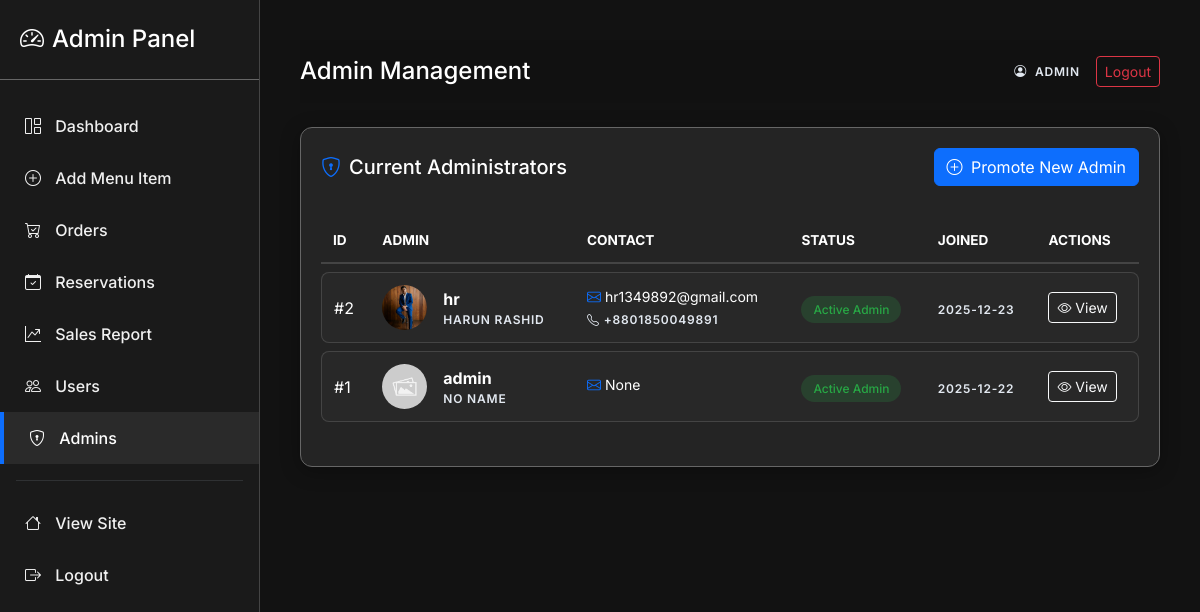
Screenshot of /admin/admins (signed in) with the database file from the repository.
### app.py (models this page shows)
class User(db.Model):
    id = db.Column(db.Integer, primary_key=True)
    username = db.Column(db.String(120), unique=True, nullable=False)
    member_id = db.Column(db.String(20), unique=True) # Custom ID
    email = db.Column(db.String(200), unique=True)
    password = db.Column(db.String(255), nullable=False)
    full_name = db.Column(db.String(200))
    phone = db.Column(db.String(50))
    address_district = db.Column(db.String(100))
    address_city = db.Column(db.String(100))
    address_street = db.Column(db.String(200))
    profile_image = db.Column(db.String(200))  # image filename
    reset_token = db.Column(db.String(100), nullable=True)
    reset_token_expiry = db.Column(db.DateTime, nullable=True)
    is_admin = db.Column(db.Boolean, default=False)
    email_verified = db.Column(db.Boolean, default=False)
    email_verification_code = db.Column(db.String(10), nullable=True)
    created_at = db.Column(db.DateTime, default=datetime.utcnow)
    orders = db.relationship('Order', backref='user', lazy=True)
    reservations = db.relationship('Reservation', backref='user', lazy=True)

### app.py (the view)
@app.route('/admin/admins')
@admin_required
def admin_admins():
    admins = User.query.filter_by(is_admin=True).order_by(User.id.desc()).all()
    users = User.query.filter_by(is_admin=False).order_by(User.username).all()
    return render_template('admin/admins.html', admins=admins, users=users)

### app.py (called while the page is built)
def admin_required(fn):
    @wraps(fn)
    def wrapper(*args, **kwargs):
        if not session.get('is_admin'):
            flash('Admin login required.')
            return redirect(url_for('admin_login'))
        return fn(*args, **kwargs)
    return wrapper

@app.context_processor
def inject_global_data():
    cart = session.get('cart', {})
    count = sum(cart.values()) if isinstance(cart, dict) else 0
    all_items = MenuItem.query.all()
    best_item = None
    max_avg = 0
    for it in all_items:
        avg = it.get_average_rating()
        if avg > max_avg:
            max_avg = avg
            best_item = it
    return dict(cart_count=count, best_rated_item=best_item)

    def get_average_rating(self):
        if not self.ratings:
            return 0
        return round(sum(r.score for r in self.ratings) / len(self.ratings), 1)

### templates/admin/admins.html (shortened to what this page needs)
{% extends 'admin/admin_base.html' %}
{% block admin_title %}Admin Management{% endblock %}
{% block content %}
<div class="glass-card mb-4">
    <div class="d-flex justify-content-between align-items-center mb-4">
        <h5 class="mb-0 text-white"><i class="bi bi-shield-lock me-2 text-primary"></i>Current Administrators</h5>
        <button class="btn btn-primary" data-bs-toggle="modal" data-bs-target="#promoteModal">
            <i class="bi bi-plus-circle me-1"></i> Promote New Admin
        </button>
    </div>
    <div class="table-responsive">
        <table class="admin-table">
            <thead>
                <tr>
                    <th>ID</th>
                    <th>Admin</th>
                    <th>Contact</th>
                    <th>Status</th>
                    <th>Joined</th>
                    <th>Actions</th>
                </tr>
            </thead>
            <tbody>
                {% for admin in admins %}
                <tr>
                    <td>#{{ admin.id }}</td>
                    <td>
                        <div class="d-flex align-items-center">
                            <img src="{{ admin.profile_image and url_for('static', filename='uploads/' ~ admin.profile_image) or url_for('static', filename='img/placeholder.jpg') }}"
                                class="rounded-circle me-3" width="45" height="45" style="object-fit: cover;">
                            <div>
                                <div class="fw-bold text-white">{{ admin.username }}</div>
                                <div class="small text-muted">{{ admin.full_name or 'No Name' }}</div>
                            </div>
                        </div>
                    </td>
                    <td>
                        <div class="small text-white mb-1"><i class="bi bi-envelope me-1 text-primary"></i>{{
                            admin.email }}</div>
                        {% if admin.phone %}
                        <div class="small text-muted"><i class="bi bi-telephone me-1"></i>{{ admin.phone }}</div>
                        {% endif %}
                    </td>
                    <td>
                        <span class="badge-admin badge-admin-success">Active Admin</span>
                    </td>
                    <td>
                        <span class="small text-muted">{{ admin.created_at.strftime('%Y-%m-%d') }}</span>
                    </td>
                    <td>
                        <div class="btn-group">
                            <button class="btn btn-sm btn-outline-light"
                                onclick="openAdminView('{{ admin.username }}')">
                                <i class="bi bi-eye"></i> View
                            </button>
                        </div>
                    </td>
                </tr>
                {% endfor %}
            </tbody>
        </table>
    </div>
</div>
{% endblock %}

### static/css/admin.css (style rules this page uses)
:root { --admin-bg: #121212; --sidebar-bg: #1a1a1a; --card-bg: #242424; --border-color: #444444; --border-whitish: #666666; --text-main: #ffffff; --text-muted: #ffffff; --text-stylish: #e2e8f0; --accent-color: #0d6efd; --accent-hover: #0b5ed7; --sidebar-width: 260px; }
body.admin-body { background-color: var(--admin-bg); color: var(--text-main); font-family: 'Inter', sans-serif; overflow-x: hidden; }
.text-muted { color: var(--text-stylish) !important; letter-spacing: 0.8px; text-transform: uppercase; font-size: 0.75rem; font-weight: 600; }
.small.text-muted { font-weight: 600; }
.glass-card { background: var(--card-bg); border: 1px solid var(--border-whitish); border-radius: 12px; padding: 20px; box-shadow: 0 4px 20px rgba(0, 0, 0, 0.3); margin-bottom: 20px; }
.admin-table { width: 100%; margin-bottom: 1rem; color: var(--text-main); border-collapse: separate; border-spacing: 0 8px; }
.admin-table thead th { background: transparent; border-bottom: 2px solid var(--border-color); color: var(--text-main); text-transform: uppercase; font-size: 0.85rem; padding: 12px; }
.admin-table tbody tr { background: rgba(255, 255, 255, 0.02); transition: 0.3s; }
.admin-table td { padding: 12px; vertical-align: middle; border-top: 1px solid var(--border-color); border-bottom: 1px solid var(--border-color); }
.admin-table td:first-child { border-left: 1px solid var(--border-color); border-top-left-radius: 8px; border-bottom-left-radius: 8px; }
.admin-table td:last-child { border-right: 1px solid var(--border-color); border-top-right-radius: 8px; border-bottom-right-radius: 8px; }
.badge-admin { padding: 6px 12px; border-radius: 50px; font-weight: 500; font-size: 0.75rem; }
.badge-admin-success { background: rgba(40, 167, 69, 0.2); color: #28a745; }

### rows the page displays
User: id "2", profile_image (picture), username "hr", full_name "HARUN RASHID", email "hr1349892@gmail.com", phone "+8801850049891", created_at "2025-12-23"
User: id "1", shows a picture, username "admin", full_name "NO NAME", email "None", created_at "2025-12-22"
